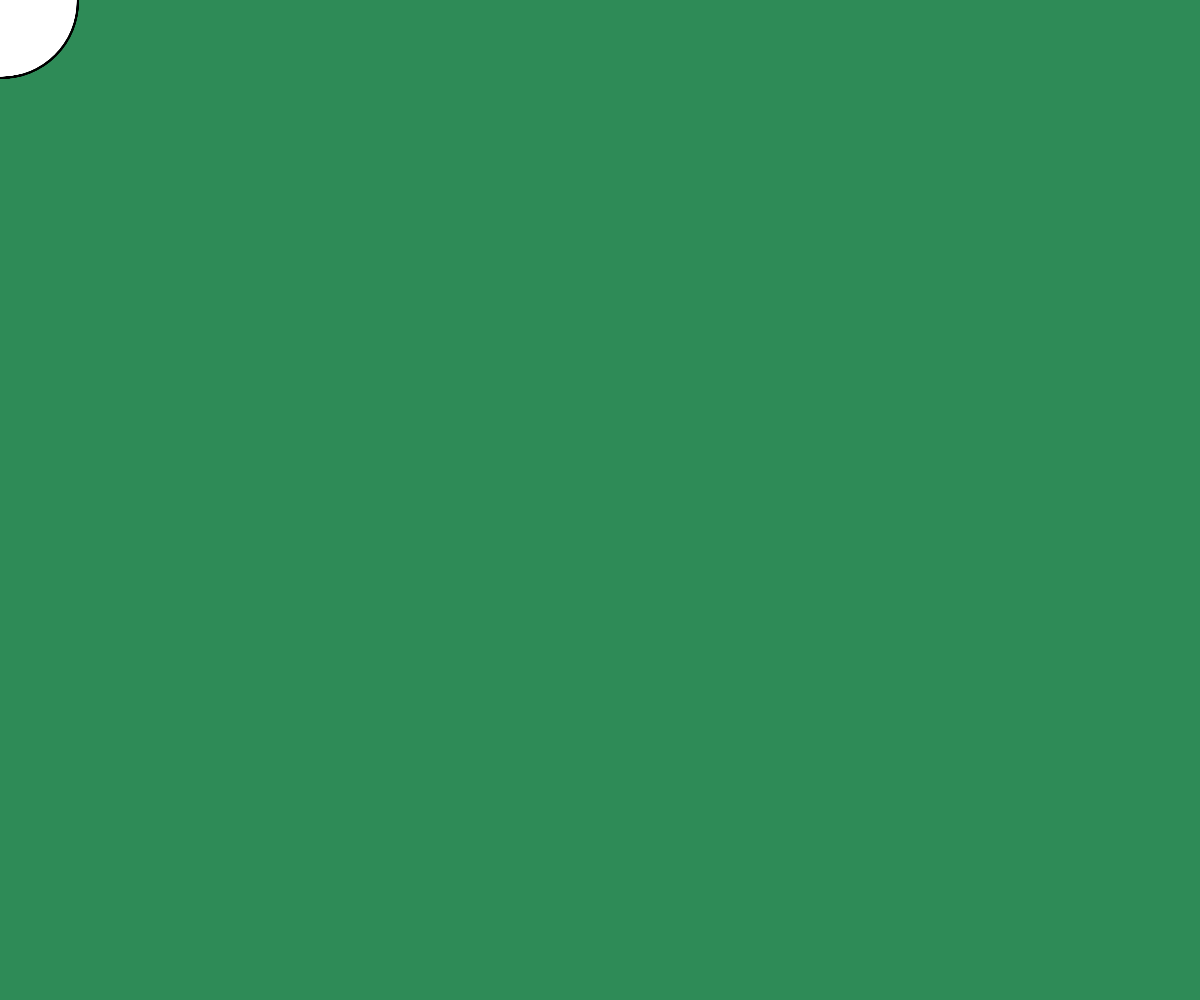
Frame 1 (no input)
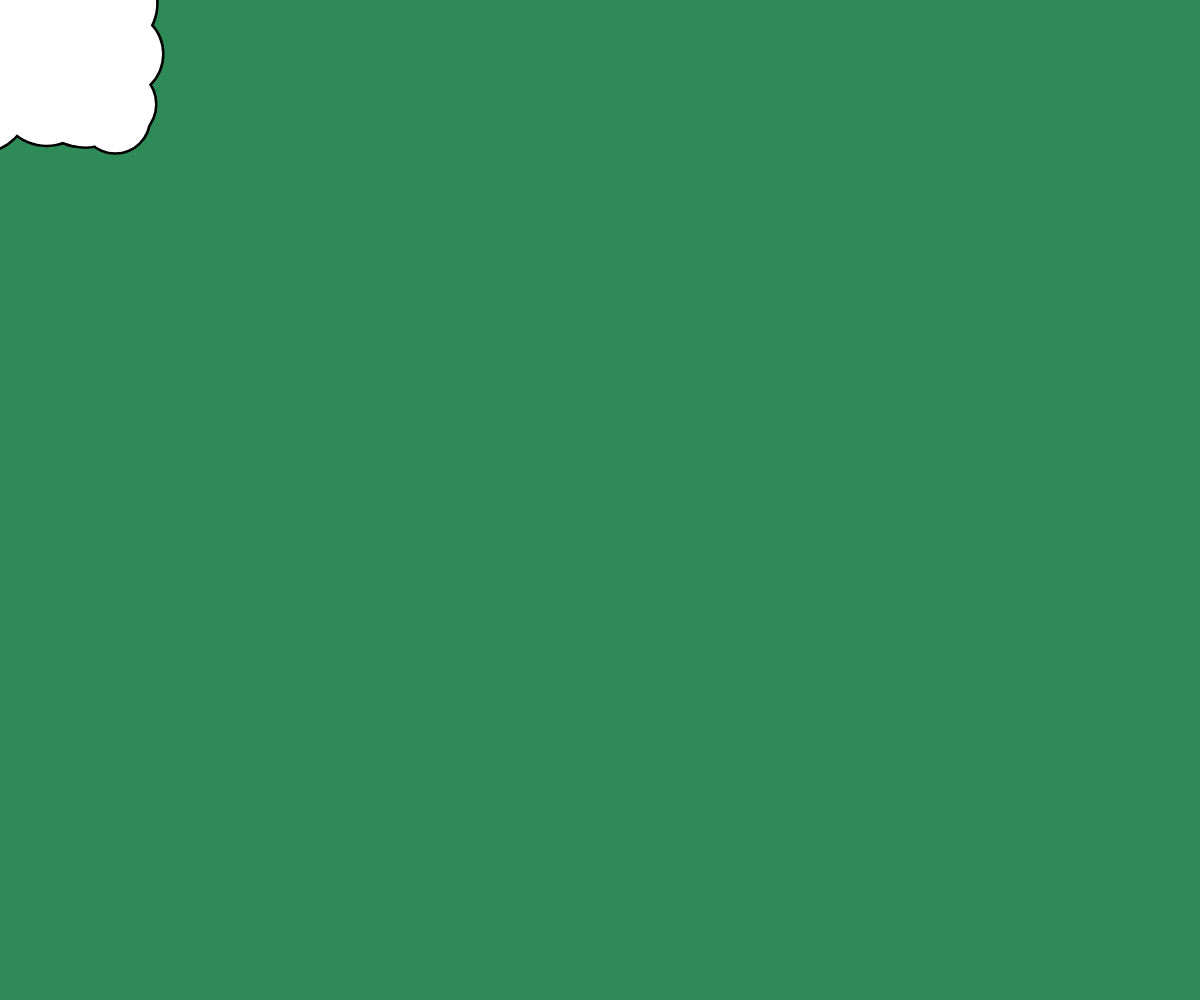
Frame 60 (no input)
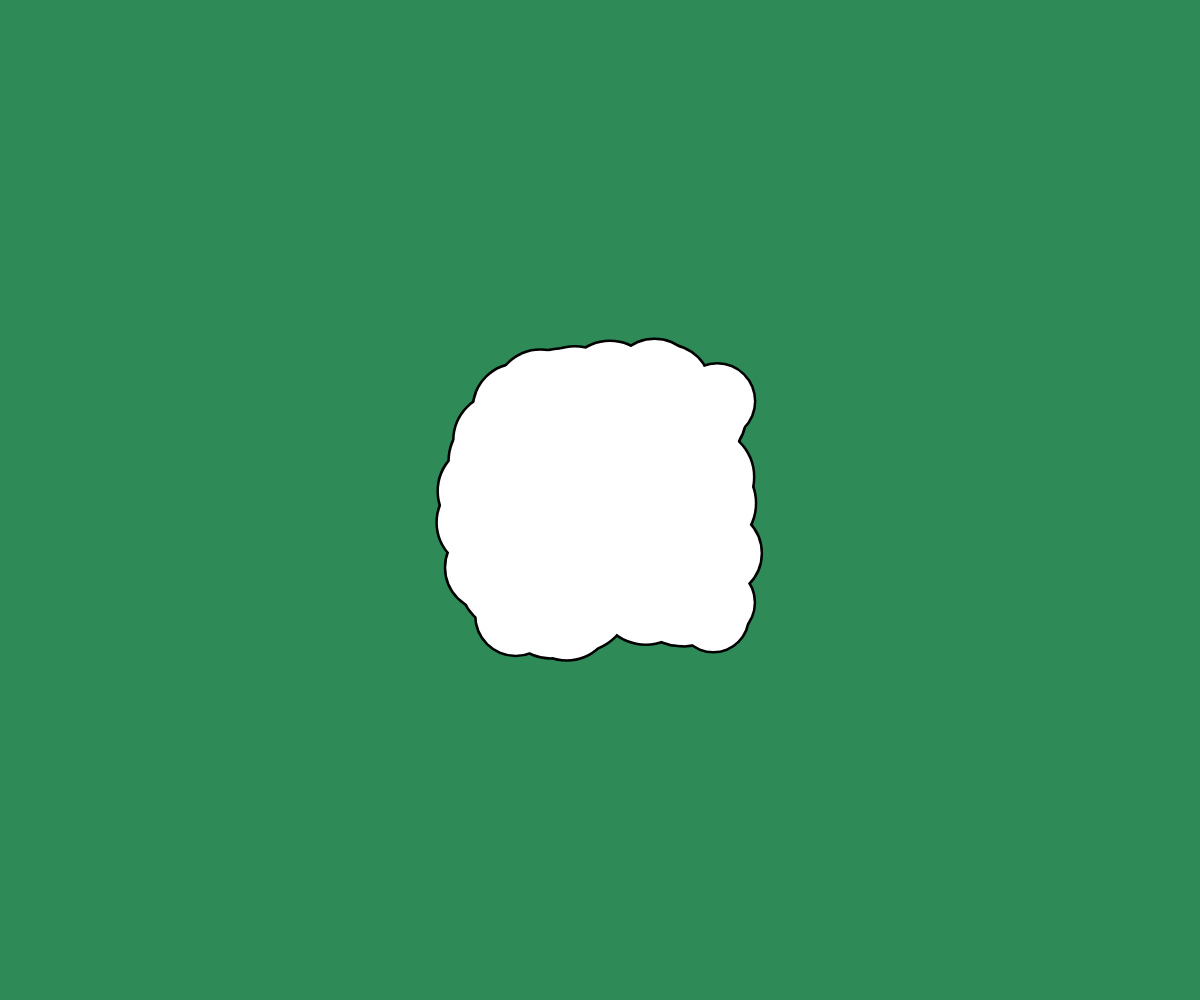
Frame 120 (the mouse pressed at the canvas centre since frame 60)

The p5.js sketch that drew these frames (run headless with seeded random() and noise() and a simulated clock; from frame 60 on, the mouse is pressed at the canvas centre):

// p5.js sketch
// ── sketch.js
let n = 100; // number of circles 

let x = [];
let y = []; 
let speedX = [];
let speedY = []; 
let diameter = [];

let maxDist = 300; 

// ------------------------------------------------------------------
// Code placed in setup() will run once at the beginning
function setup() {
  // Create a new canvas to match the browser size
  createCanvas(windowWidth, windowHeight);   
  
  for (let i=0; i < n; i++) {
    x[i] = 0;
    y[i] = 0;
    speedX[i] = random(-2, 2);
    speedY[i] = random(-2, 2); 
    diameter[i] = 100; 
  }
}

// ------------------------------------------------------------------
// On window resize, update the canvas size
function windowResized() {
  resizeCanvas(windowWidth, windowHeight);
}

// ------------------------------------------------------------------
// Main render loop - code placed in draw() will repeat over and over
function draw() {
  // Place your drawing code here   
  background('seagreen');  
  
  moveBubbles(); 
  
  // 1st pass 
  noFill();
  strokeWeight(5);
  stroke('black');
  drawBubbles(); 
  
  // 2nd pass
  fill('white');
  noStroke();
  drawBubbles(); 
}

// ------------------------------------------------------------------
function moveBubbles() { 
  for (let i=0; i < n; i++) {
    x[i] += speedX[i]; 
    y[i] += speedY[i]; 

    let d = dist(x[i], y[i], mouseX, mouseY); 
    diameter[i] = (maxDist - d) / 2;

    if (d > maxDist) {
      x[i] = mouseX;
      y[i] = mouseY; 
    }
  }
}


// ------------------------------------------------------------------
function drawBubbles() { 
  for (let i=0; i < n; i++) {
    circle(x[i], y[i], diameter[i]);  
  }
}
